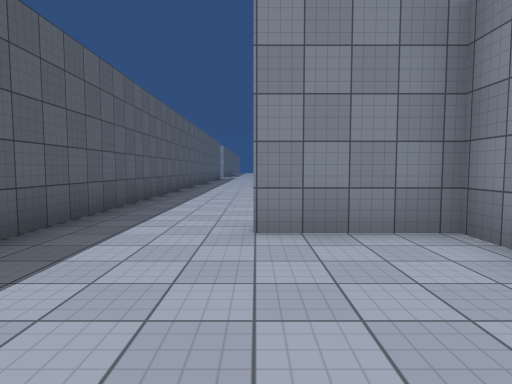
view 1 (above)

19 first-person views from a walk through a scene from a Unity 3-D project. The camera is 1.4 m above the floor, tilts 4° down and sees 75° across. The floor is counted in squares, 2 m on a side. Each view is taken from the middle of a square. On the plan, view 1 faces up. The plan holds only what a view shows up to about 10 squares ahead; the rest is blank. The place goes on beyond the plan. Surface patterns are stand-ins for the level's own textures.

view 2
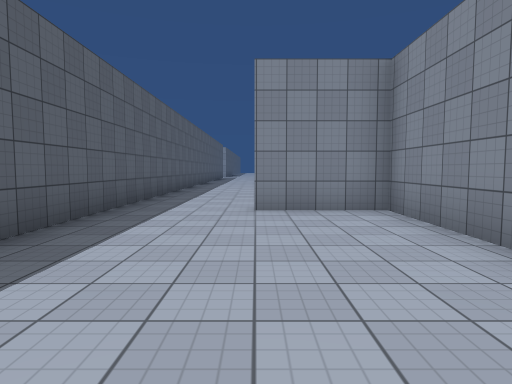

view 3
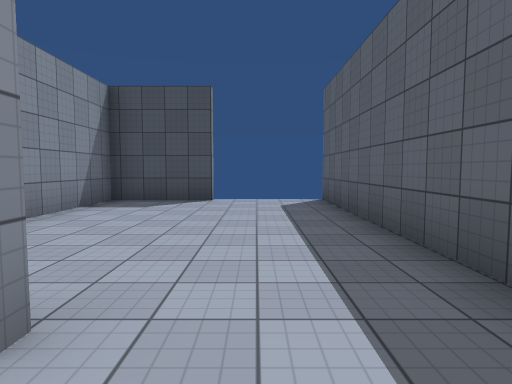

view 4
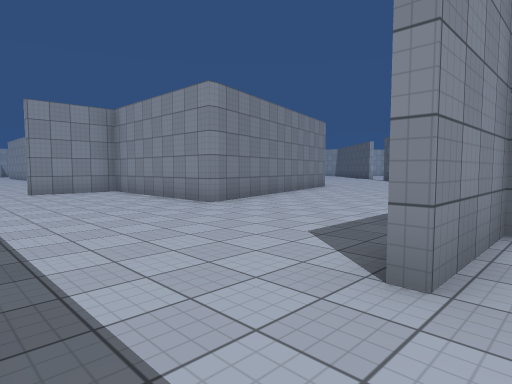

view 5
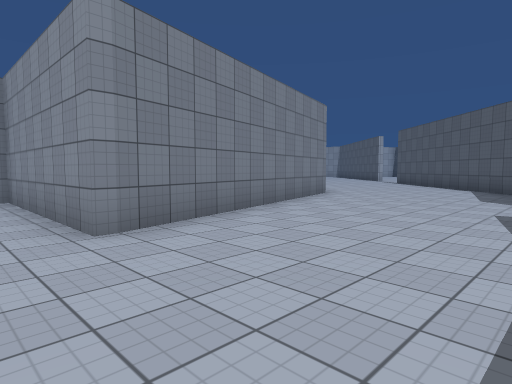

view 6
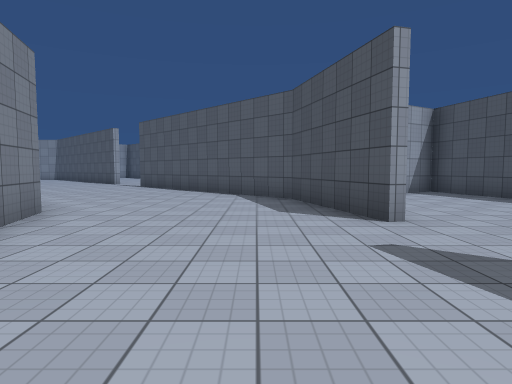

view 7
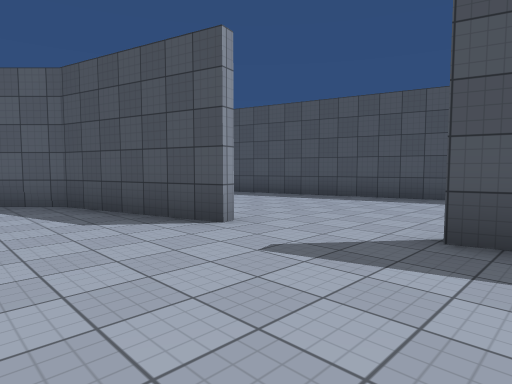

view 8
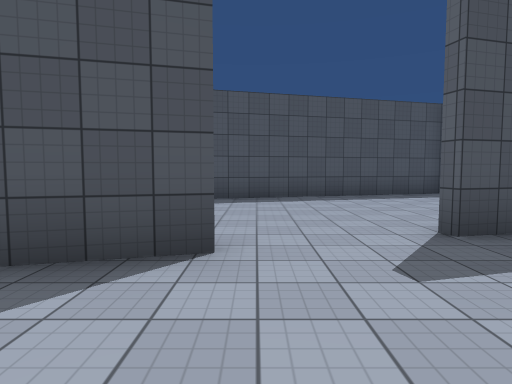

view 9
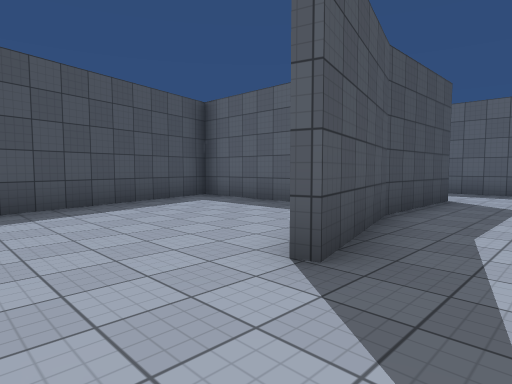

view 10
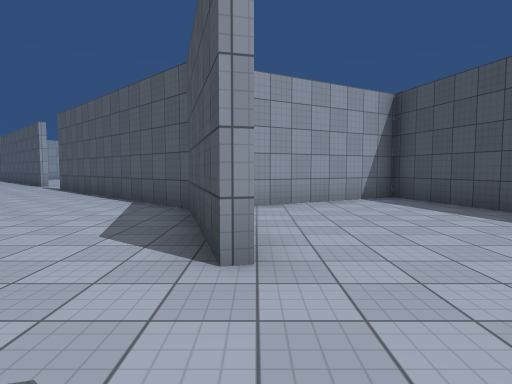

view 11
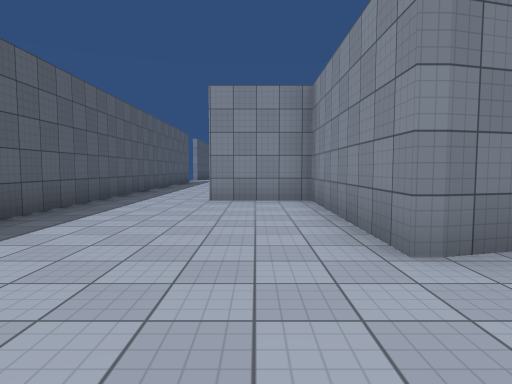

view 12
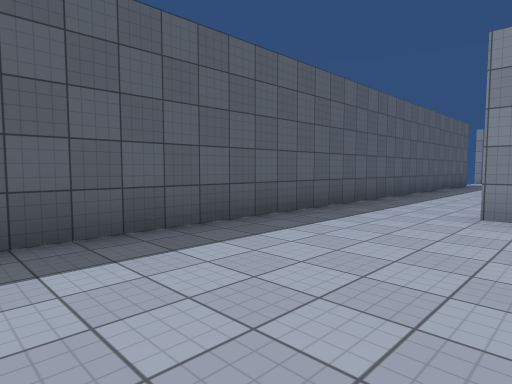

view 13
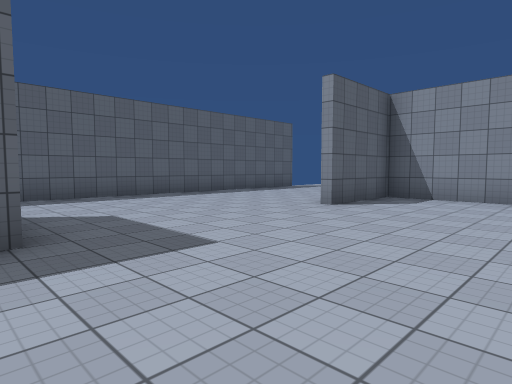

view 14
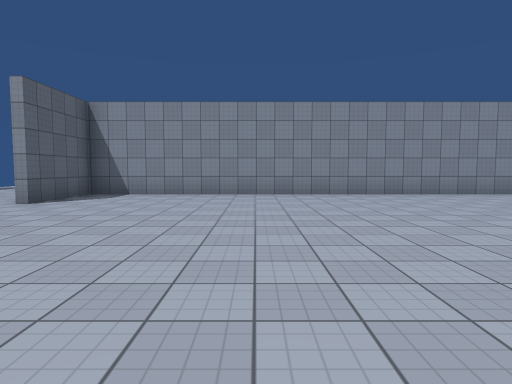

view 15
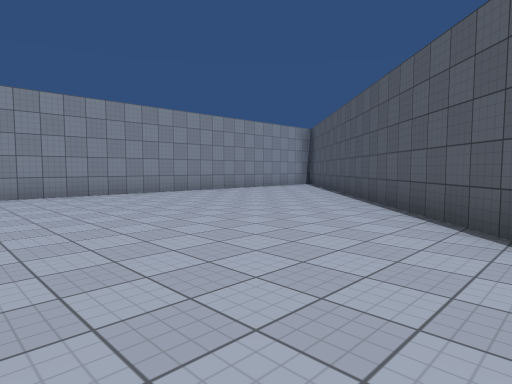

view 16
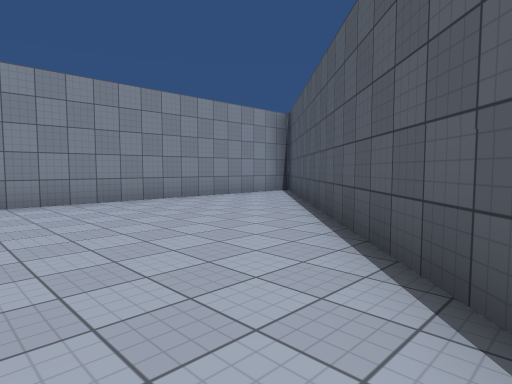

view 17
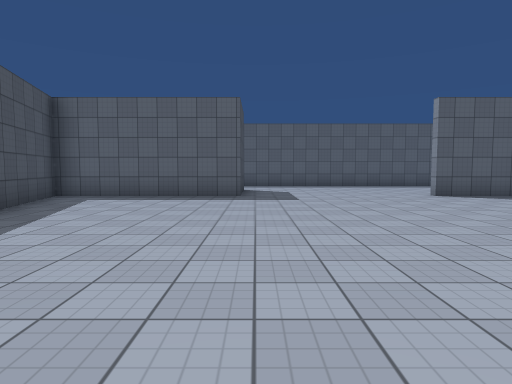

view 18
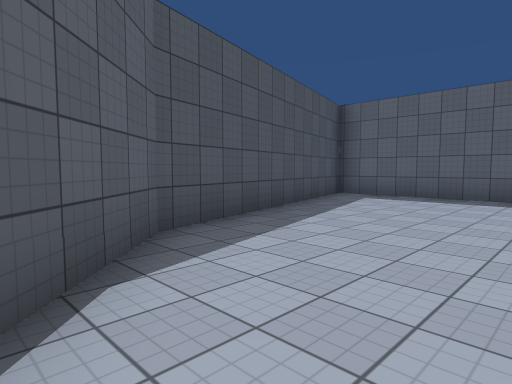

view 19
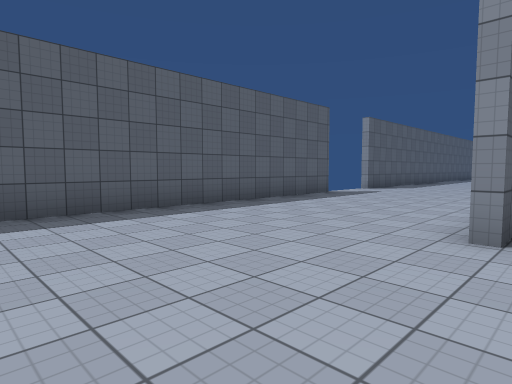

### Floor plan
Points are (right, up) in squares from view 1. A wall is a line through its corners. A room is listed if a view was taken in it or the views show most of it. See-through windows are left out.
Room 1 (views 1, 2, 4)
walls: (-0.1, -2.4) (2.2, -2.4) (2.2, 3.6) (-0.1, 3.6); (-2.5, 3.4) (-2.5, -2.6)
ways out: opening at (-1.5, 4) to room 2; gap at (0, -3)
Room 2 (views 3, 5, 6, 7, 8, 9, 10, 11, 12, 13, 14, 15, 16, 17, 18, 19)
walls: (18.1, 21.1) (2.5, 21.1) (2.5, 18.5); (-2.5, 23.6) (-2.5, 3.4); (2.5, 13.6) (2.5, 8.9) (9.2, 10.7) (18.9, 20.4); (1.2, 13.6) (2.1, 13.6); (9.4, 10.4) (2.2, 8.5) (2.2, 13.3) (-0.1, 13.3); (8.3, 5.2) (11.8, 6.2) (16.1, 10.5); (3, 3.8) (6, 4.6); (-0.1, 3.9) (3.1, 3.9); (2.5, 1.6) (2.5, -1.5) (14.2, 1.6) (12.2, 5.1)
ways out: opening at (-1.5, 4) to room 1

Where each view was taken, in squares from view 1:
view 1: 0 up, 0 right, facing up
view 2: 2 down, 0 right, facing up
view 3: 5 up, 1 left, facing down
view 4: 3 up, 2 left, facing up-right
view 5: 5 up, 1 right, facing up-right
view 6: 7 up, 4 right, facing right
view 7: 8 up, 5 right, facing down-right
view 8: 8 up, 8 right, facing down
view 9: 6 up, 8 right, facing down-left
view 10: 5 up, 6 right, facing right
view 11: 6 up, 1 right, facing up
view 12: 8 up, 1 right, facing up-left
view 13: 13 up, 6 right, facing up-left
view 14: 12 up, 7 right, facing up
view 15: 12 up, 7 right, facing up-right
view 16: 14 up, 11 right, facing up-right
view 17: 14 up, 11 right, facing left
view 18: 14 up, 11 right, facing down-left
view 19: 15 up, 3 right, facing up-left
